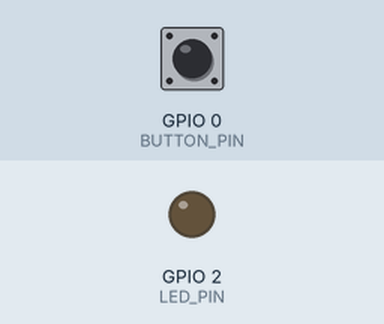
Recording of a program running on a simulated ESP32-S3. Shown: output pins drawn as LEDs (lit = HIGH). The test bench sets the inputs (shaded band); at power-on: GPIO 0 (BUTTON_PIN) HIGH. Random numbers use the default seed unless the program sets one; EEPROM starts erased; what the program prints to the serial monitor is not drawn.

Above: at 2.3 s.
2.4 s: GPIO 0 (BUTTON_PIN) pulled LOW for 0.15 s
At 3.3 s:
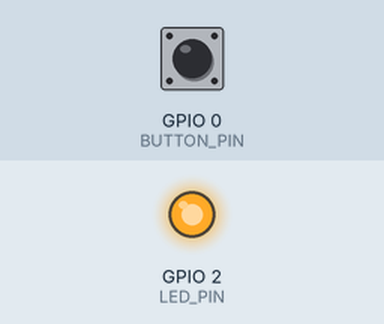
5.5 s: GPIO 0 (BUTTON_PIN) pulled LOW for 1 s
At 7.8 s:
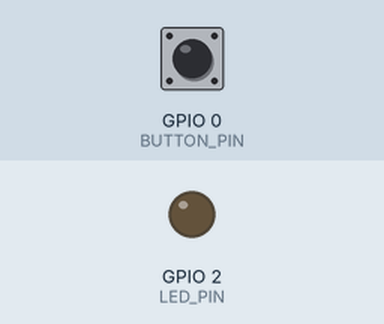
Timing chart, 0 to 9.3 s (numbered marks = the images above; inputs shaded):
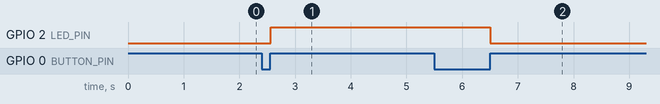

Measured:
- after the input at 2.4 s, GPIO 2 (LED_PIN): LOW → HIGH after 0.17 s
- after the input at 5.5 s, GPIO 2 (LED_PIN): HIGH → LOW after 1.0 s

The program:

main.cpp
```cpp
/**
 * ESP32-Config-Vault
 *
 * Persistent settings management system with NVS
 * Features:
 *   - Store WiFi, MQTT, and user settings in NVS
 *   - Provisioning Flow: if not configured → AP Mode
 *   - Runtime Config Update via Serial Commands
 *   - Factory Reset via Long Press on BOOT
 *   - Boot Analysis: restart and crash counting
 *   - Thread-Safe NVS with Mutex (ready for FreeRTOS)
 *   - Memory stats and Health Check
 *
 * Hardware: ESP32 only (no external components)
 */

#include <Arduino.h>
#include <Preferences.h>
#include <WiFi.h>
#include <esp_system.h>

// ==================== Constant Definitions ====================
// ⚠️ Always use #define for NVS keys
// to avoid the "more than 15 characters" error

// Namespaces (max 15 chars)
#define NS_PROVISION  "prov"
#define NS_USER_CFG   "usr-cfg"
#define NS_SYS_LOG    "sys-log"

// Keys - Provision (max 15 chars)
#define KEY_WIFI_SSID "ssid"
#define KEY_WIFI_PASS "pass"
#define KEY_MQTT_HOST "mqtt_host"
#define KEY_MQTT_PORT "mqtt_port"
#define KEY_PROV_TIME "prov_ts"

// Keys - User Config
#define KEY_BRIGHTNESS  "brightness"
#define KEY_DARK_MODE   "dark_mode"
#define KEY_LANGUAGE    "language"
#define KEY_SLEEP_S     "sleep_s"
#define KEY_SENS_INT    "sens_int"

// Keys - System Log
#define KEY_BOOT_COUNT  "boot_cnt"
#define KEY_CRASH_COUNT "crash_cnt"
#define KEY_LAST_RESET  "last_reset"

// GPIO
#define BUTTON_PIN      0
#define LED_PIN         2
#define LONG_PRESS_MS   3000

// ==================== Data Structures ====================

struct ProvisionConfig {
    char wifiSSID[32]   = "";
    char wifiPass[64]   = "";
    char mqttHost[64]   = "broker.hivemq.com";
    uint16_t mqttPort   = 1883;
    bool isProvisioned  = false;
};

struct UserConfig {
    uint8_t brightness   = 70;
    bool darkMode        = false;
    char language[8]     = "fa";
    uint16_t sleepAfter  = 300;   // seconds
    uint32_t sensorInt   = 5000;  // milliseconds
};

struct SystemLog {
    uint32_t bootCount  = 0;
    uint32_t crashCount = 0;
    uint8_t  lastReset  = 0;  // esp_reset_reason_t
};

// ==================== Global Variables ====================
ProvisionConfig gProvConfig;
UserConfig      gUserConfig;
SystemLog       gSysLog;
SemaphoreHandle_t nvsMutex = nullptr;

// ==================== ConfigManager ====================

class ConfigManager {
public:
    static bool init() {
        nvsMutex = xSemaphoreCreateMutex();
        return nvsMutex != nullptr;
    }

    // ---- Provision ----
    static bool loadProvision() {
        bool ok = false;
        if (_takeMutex()) {
            Preferences p;
            p.begin(NS_PROVISION, true);
            gProvConfig.isProvisioned = p.isKey(KEY_WIFI_SSID);
            if (gProvConfig.isProvisioned) {
                p.getString(KEY_WIFI_SSID, "").toCharArray(gProvConfig.wifiSSID, 32);
                p.getString(KEY_WIFI_PASS, "").toCharArray(gProvConfig.wifiPass, 64);
                p.getString(KEY_MQTT_HOST, "broker.hivemq.com").toCharArray(gProvConfig.mqttHost, 64);
                gProvConfig.mqttPort = p.getUShort(KEY_MQTT_PORT, 1883);
            }
            p.end();
            _giveMutex();
            ok = gProvConfig.isProvisioned;
        }
        return ok;
    }

    static bool saveProvision(const char* ssid, const char* pass, const char* mqttHost = "broker.hivemq.com", uint16_t mqttPort = 1883) {
        bool ok = false;
        if (_takeMutex()) {
            Preferences p;
            p.begin(NS_PROVISION, false);
            ok = (p.putString(KEY_WIFI_SSID, ssid) > 0);
            ok &= (p.putString(KEY_WIFI_PASS, pass) > 0);
            ok &= (p.putString(KEY_MQTT_HOST, mqttHost) > 0);
            ok &= (p.putUShort(KEY_MQTT_PORT, mqttPort) > 0);
            p.putULong(KEY_PROV_TIME, millis());
            p.end();
            _giveMutex();

            if (ok) loadProvision(); // reload into RAM
        }
        return ok;
    }

    // ---- User Config ----
    static void loadUserConfig() {
        if (_takeMutex()) {
            Preferences p;
            p.begin(NS_USER_CFG, true);
            gUserConfig.brightness = p.getUChar(KEY_BRIGHTNESS, 70);
            gUserConfig.darkMode   = p.getBool(KEY_DARK_MODE, false);
            p.getString(KEY_LANGUAGE, "fa").toCharArray(gUserConfig.language, 8);
            gUserConfig.sleepAfter = p.getUShort(KEY_SLEEP_S, 300);
            gUserConfig.sensorInt  = p.getUInt(KEY_SENS_INT, 5000);
            p.end();
            _giveMutex();
        }
    }

    static bool saveUserConfig() {
        bool ok = false;
        if (_takeMutex()) {
            Preferences p;
            p.begin(NS_USER_CFG, false);
            ok  = (p.putUChar(KEY_BRIGHTNESS, gUserConfig.brightness) > 0);
            ok &= (p.putBool(KEY_DARK_MODE, gUserConfig.darkMode));
            ok &= (p.putString(KEY_LANGUAGE, gUserConfig.language) > 0);
            ok &= (p.putUShort(KEY_SLEEP_S, gUserConfig.sleepAfter) > 0);
            ok &= (p.putUInt(KEY_SENS_INT, gUserConfig.sensorInt) > 0);
            p.end();
            _giveMutex();
        }
        return ok;
    }

    // ---- System Log ----
    static void loadAndUpdateSysLog() {
        if (_takeMutex()) {
            Preferences p;
            p.begin(NS_SYS_LOG, false);

            gSysLog.bootCount  = p.getUInt(KEY_BOOT_COUNT, 0) + 1;
            gSysLog.crashCount = p.getUInt(KEY_CRASH_COUNT, 0);
            gSysLog.lastReset  = (uint8_t)esp_reset_reason();

            // If the restart reason was a crash, increment the counter
            if (gSysLog.lastReset == ESP_RST_PANIC ||
                gSysLog.lastReset == ESP_RST_WDT) {
                gSysLog.crashCount++;
                p.putUInt(KEY_CRASH_COUNT, gSysLog.crashCount);
            }

            p.putUInt(KEY_BOOT_COUNT, gSysLog.bootCount);
            p.putUChar(KEY_LAST_RESET, gSysLog.lastReset);
            p.end();
            _giveMutex();
        }
    }

    // ---- Factory Reset ----
    static void factoryReset() {
        Serial.println("⚠️  FACTORY RESET IN PROGRESS...");
        if (_takeMutex()) {
            Preferences p;

            p.begin(NS_PROVISION, false); p.clear(); p.end();
            p.begin(NS_USER_CFG,  false); p.clear(); p.end();
            // Keep SysLog (boot count and crash count)

            _giveMutex();
        }
        Serial.println("✅ Factory reset complete. Rebooting in 2s...");
        delay(2000);
        ESP.restart();
    }

    // ---- Health Check ----
    static void printHealthReport() {
        Preferences p;

        Serial.println("\n╔══════════════════════════════════╗");
        Serial.println("║       NVS Health Report           ║");
        Serial.println("╠══════════════════════════════════╣");
        Serial.printf( "║ Boot Count:   %-20u║\n", gSysLog.bootCount);
        Serial.printf( "║ Crash Count:  %-20u║\n", gSysLog.crashCount);
        Serial.printf( "║ Last Reset:   %-20d║\n", gSysLog.lastReset);
        Serial.println("╠══════════════════════════════════╣");
        Serial.printf( "║ Free Heap:    %-16d bytes║\n", xPortGetFreeHeapSize());
        Serial.printf( "║ Min Heap:     %-16d bytes║\n", xPortGetMinimumEverFreeHeapSize());

        if (nvsMutex && xSemaphoreTake(nvsMutex, pdMS_TO_TICKS(1000)) == pdTRUE) {
            p.begin(NS_PROVISION, true);
            Serial.printf("║ NVS Free:     %-16zu slots║\n", p.freeEntries());
            p.end();
            xSemaphoreGive(nvsMutex);
        }

        Serial.println("╠══════════════════════════════════╣");
        Serial.printf( "║ WiFi SSID:    %-20s║\n",
                       gProvConfig.isProvisioned ? gProvConfig.wifiSSID : "(not set)");
        Serial.printf( "║ MQTT Host:    %-20s║\n", gProvConfig.mqttHost);
        Serial.printf( "║ MQTT Port:    %-20u║\n", gProvConfig.mqttPort);
        Serial.println("╠══════════════════════════════════╣");
        Serial.printf( "║ Brightness:   %-20u║\n", gUserConfig.brightness);
        Serial.printf( "║ Dark Mode:    %-20s║\n", gUserConfig.darkMode ? "ON" : "OFF");
        Serial.printf( "║ Language:     %-20s║\n", gUserConfig.language);
        Serial.printf( "║ Sensor Int:   %-16u ms║\n", gUserConfig.sensorInt);
        Serial.println("╚══════════════════════════════════╝\n");
    }

private:
    static bool _takeMutex() {
        if (nvsMutex == nullptr) return true; // before FreeRTOS init
        return xSemaphoreTake(nvsMutex, pdMS_TO_TICKS(2000)) == pdTRUE;
    }
    static void _giveMutex() {
        if (nvsMutex) xSemaphoreGive(nvsMutex);
    }
};

// ==================== Serial Command Handler ====================

void handleSerialCommands() {
    if (!Serial.available()) return;

    String cmd = Serial.readStringUntil('\n');
    cmd.trim();
    cmd.toLowerCase();

    Serial.printf("\n> Command: '%s'\n", cmd.c_str());

    if (cmd == "help") {
        Serial.println("Commands:");
        Serial.println("  status       - Show all config & health");
        Serial.println("  dark on/off  - Toggle dark mode");
        Serial.println("  bright [0-100] - Set brightness");
        Serial.println("  interval [ms]  - Set sensor interval");
        Serial.println("  lang [fa/en]   - Set language");
        Serial.println("  reset          - Factory reset");
        Serial.println("  setprov        - Set dummy provision data");
    }
    else if (cmd == "status") {
        ConfigManager::printHealthReport();
    }
    else if (cmd == "dark on") {
        gUserConfig.darkMode = true;
        ConfigManager::saveUserConfig();
        Serial.println("Dark mode: ON (saved)");
    }
    else if (cmd == "dark off") {
        gUserConfig.darkMode = false;
        ConfigManager::saveUserConfig();
        Serial.println("Dark mode: OFF (saved)");
    }
    else if (cmd.startsWith("bright ")) {
        int val = cmd.substring(7).toInt();
        if (val >= 0 && val <= 100) {
            gUserConfig.brightness = (uint8_t)val;
            ConfigManager::saveUserConfig();
            Serial.printf("Brightness: %d%% (saved)\n", val);
        } else {
            Serial.println("Invalid value. Use 0-100.");
        }
    }
    else if (cmd.startsWith("interval ")) {
        uint32_t val = cmd.substring(9).toInt();
        if (val >= 100 && val <= 60000) {
            gUserConfig.sensorInt = val;
            ConfigManager::saveUserConfig();
            Serial.printf("Sensor interval: %ums (saved)\n", val);
        } else {
            Serial.println("Invalid. Use 100-60000 ms.");
        }
    }
    else if (cmd.startsWith("lang ")) {
        String lang = cmd.substring(5);
        if (lang == "fa" || lang == "en") {
            lang.toCharArray(gUserConfig.language, 8);
            ConfigManager::saveUserConfig();
            Serial.printf("Language: %s (saved)\n", lang.c_str());
        } else {
            Serial.println("Invalid. Use 'fa' or 'en'.");
        }
    }
    else if (cmd == "reset") {
        ConfigManager::factoryReset();
    }
    else if (cmd == "setprov") {
        // for testing — simulate provisioning
        ConfigManager::saveProvision("TestWiFi", "TestPassword", "broker.hivemq.com", 1883);
        Serial.println("Dummy provision data saved!");
    }
    else {
        Serial.println("Unknown command. Type 'help'.");
    }
}

// ==================== Button Handler ====================

unsigned long buttonPressStart = 0;
bool buttonPressed = false;

void handleButton() {
    bool isPressed = (digitalRead(BUTTON_PIN) == LOW);

    if (isPressed && !buttonPressed) {
        // press started
        buttonPressed = true;
        buttonPressStart = millis();
    }
    else if (!isPressed && buttonPressed) {
        // released
        uint32_t held = millis() - buttonPressStart;
        buttonPressed = false;

        if (held >= LONG_PRESS_MS) {
            ConfigManager::factoryReset();
        } else if (held > 50) {
            // Short press — toggle dark mode
            gUserConfig.darkMode = !gUserConfig.darkMode;
            ConfigManager::saveUserConfig();
            digitalWrite(LED_PIN, gUserConfig.darkMode ? HIGH : LOW);
            Serial.printf("Short press: Dark mode %s\n",
                          gUserConfig.darkMode ? "ON" : "OFF");
        }
    }
    else if (isPressed && buttonPressed) {
        // still being held
        uint32_t held = millis() - buttonPressStart;
        if (held > LONG_PRESS_MS / 2) {
            // blink warning LED
            digitalWrite(LED_PIN, (millis() / 200) % 2);
        }
    }
}

// ==================== Main App ====================

unsigned long lastSensorTime = 0;
unsigned long lastReportTime = 0;

void runMainApp() {
    uint32_t now = millis();

    // simulate sensor reading
    if (now - lastSensorTime >= gUserConfig.sensorInt) {
        lastSensorTime = now;
        float fakeTemp = 20.0f + (random(0, 100) / 10.0f);
        Serial.printf("[SENSOR] Temp: %.1f°C\n", fakeTemp);
    }

    // report every 30 seconds
    if (now - lastReportTime >= 30000) {
        lastReportTime = now;
        ConfigManager::printHealthReport();
    }
}

// ==================== setup & loop ====================

void setup() {
    Serial.begin(115200);
    delay(1000);

    Serial.println("\n╔══════════════════════════════════╗");
    Serial.println("║     ESP32-Config-Vault v1.0       ║");
    Serial.println("╚══════════════════════════════════╝");

    pinMode(BUTTON_PIN, INPUT_PULLUP);
    pinMode(LED_PIN, OUTPUT);

    // initialize ConfigManager
    ConfigManager::init();

    // load system log + increment boot count
    ConfigManager::loadAndUpdateSysLog();

    // show reset reason
    const char* resetReasons[] = {
        "Unknown", "Power on", "External pin", "Software",
        "Exception/Panic", "Interrupt WDT", "Task WDT", "WDT",
        "Deep Sleep", "Brownout", "SDIO"
    };
    uint8_t reason = gSysLog.lastReset;
    Serial.printf("Boot #%u | Reset reason: %s\n",
                  gSysLog.bootCount,
                  reason < 11 ? resetReasons[reason] : "Other");

    // load settings
    bool provisioned = ConfigManager::loadProvision();
    ConfigManager::loadUserConfig();

    if (!provisioned) {
        Serial.println("\n⚠️  Device not provisioned!");
        Serial.println("   In a real product, AP Mode would start here.");
        Serial.println("   Type 'setprov' to simulate provisioning.\n");
    } else {
        Serial.printf("✅ Provisioned for: %s\n\n", gProvConfig.wifiSSID);
    }

    ConfigManager::printHealthReport();

    Serial.println("Type 'help' for available commands.");
    Serial.println("Hold BOOT button 3s for factory reset.");
    Serial.println("Short press BOOT to toggle dark mode.\n");

    digitalWrite(LED_PIN, gUserConfig.darkMode ? HIGH : LOW);
}

void loop() {
    handleButton();
    handleSerialCommands();
    runMainApp();
    delay(20);
}
```
